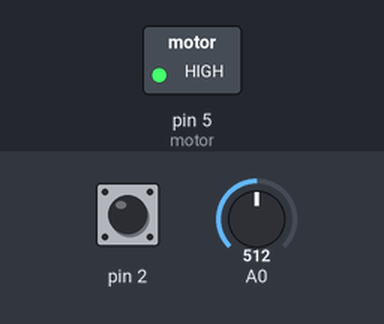
A sketch run on a simulated Arduino Uno, built with avr-gcc and run on an emulated ATmega328P. Parts: switched loads named in the sketch (green lamp = pin HIGH). The inputs (shaded band) are chosen by the test bench; at power-on: pin 2 HIGH, A0 = 512. What the sketch prints to the serial monitor is not drawn.

Above: at 1.2 s.
1.3 s: pin 2 pulled LOW for 0.15 s
Timing chart, 0 to 4.3 s (numbered marks = the images above; inputs shaded):
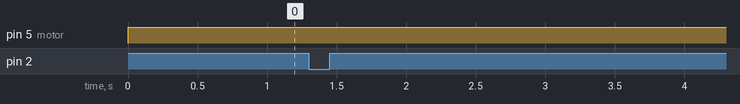

The sketch:

hightcurrent.ino
```cpp
int motor = 5;
int speed = 0;
int fadeAmount = 1;

void setup(){
  pinMode(motor, OUTPUT);
  pinMode(2,INPUT_PULLUP);
  Serial.begin(9600);
  attachInterrupt(0, HI, CHANGE);
  //attachInterrupt(0, LO, FALLING);
}

void loop() {
  //analogWrite(motor, speed);
  //speed = speed + fadeAmount;

  //if (speed <= 0 || speed >= 250){
    //fadeAmount = -fadeAmount;
  //}

  //delay(10);
  //if(digitalRead(2) == HIGH){
  //	digitalWrite(motor,HIGH);
  //}
  if(analogRead(A0>=200)){
    analogWrite(motor,255);
  }
}

void HI(){
  Serial.println("1");
}
```

ir7segsob48.c
```cpp
#include <IRremote.h>
int RECV_PIN = 11;
IRrecv irrecv(RECV_PIN);
decode_results results;
int currentNumber = 0;
long codes[12]= //list of ir codes from remote
{0xFD30CF,0xFD08F7, //0,1
0xFD8877,0xFD48B7, //2,3
0xFD28D7,0xFDA857, //4,5
0xFD6897,0xFD18E7, //6,7
0xFD9867,0xFD56A7, //8,9
0xFD20DF,0xFD609F}; //advance, move back
int number[10][8] = // local storage for number outputs
{{0,0,0,1,0,0,0,1}, //0
{0,1,1,1,1,1,0,1}, //1
{0,0,1,0,0,0,1,1}, //2
{0,0,1,0,1,0,0,1}, //3
{0,1,0,0,1,1,0,1}, //4
{1,0,0,0,1,0,0,1}, //5
{1,0,0,0,0,0,0,1}, //6
{0,0,1,1,1,1,0,1}, //7
{0,0,0,0,0,0,0,1}, //8
{0,0,0,0,1,1,0,1}};//9
void numbershow(int i){ //number display
  for(int pin = 2; pin <= 9 ; pin++){
    digitalWrite(pin,number[i][pin - 2]);
  }
}
void setup(){
  Serial.begin(9600);
  irrecv.enableIRIn();
  for(int pin = 2; pin <=9; pin++){
    pinMode(pin,OUTPUT);
    digitalWrite(pin,HIGH);
  }
}
void loop(){
  if (irrecv.decode(&results)){
    for(int i = 0; i <= 11; i++){
      if(results.value == codes[i]&& i<=9){
        numbershow(i); //shows number on 7seg
        currentNumber = i;
        Serial.print(i);
        break;
      }
      else if(results.value == codes[10]&& currentNumber !=0){
        currentNumber--;
        numbershow(currentNumber);
        Serial.println(currentNumber);
        break;
      }
      else if(results.value == codes[10]&& currentNumber != 9){
        currentNumber++;numbershow(currentNumber);Serial.println(currentNumber);
        break;
      }
    }
    Serial.println(results.value, HEX);irrecv.resume();
  }
}
```

Measured:
- after the input at 1.3 s, every drawn part: stays the same
